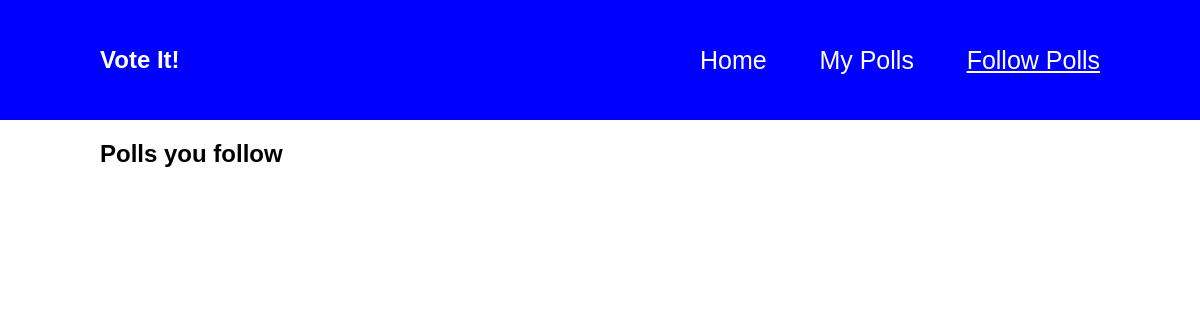
Page /followpolls (signed in) on the earlier database version.
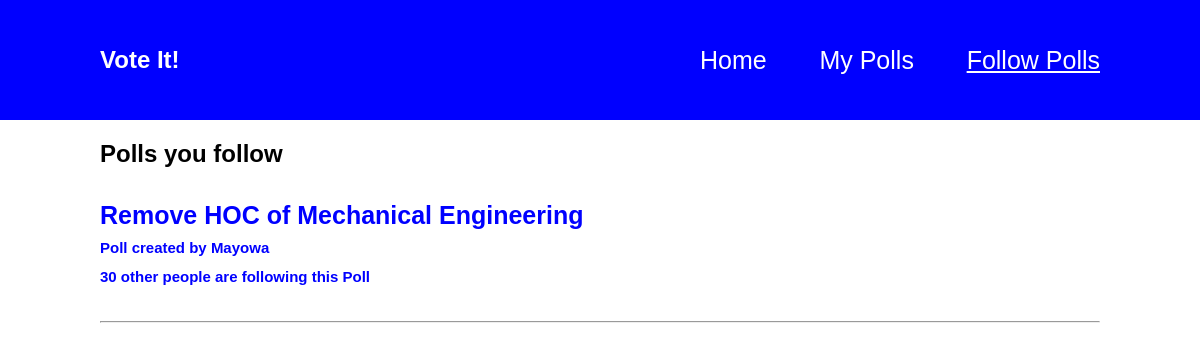
Same page on the later database version.
### Poll/models.py (models this page shows, shortened)
class Voter(models.Model):
    poll = models.ForeignKey(Poll, on_delete=models.CASCADE)
    user = models.ForeignKey(User, on_delete=models.CASCADE)

class Poll(models.Model):
    unique_id = models.CharField(max_length=100)
    admin = models.ForeignKey(User, on_delete=models.CASCADE)
    title = models.CharField(max_length=100, default="")
    time_start = models.DateTimeField()
    time_end = models.DateTimeField()
    description = models.TextField()

### App/views.py (the view)
# urls.py: path("followpolls", followpolls, name = "followpolls"),
def followpolls(request):
    user = User.objects.get(username=request.user.username)
    follow_polls = Voter.objects.filter(user = user).order_by("poll")
    context = {
        "followpolls": follow_polls
    }
    return render(request, "followpolls.html", context)

### templates/followpolls.html (shortened to what this page needs)
{% load static %}
<!DOCTYPE html>
<html lang="en">
<head>
    <link rel="stylesheet" href="{% static 'style.css' %}">
</head>
<body>
    <section id="header">
        <header>
            <h1><a href="/">Vote It!</a></h1>
            <nav>
                <ul>
                    <li><a href="/new">Home</a></li>
                    <li><a href="/mypolls">My Polls</a></li>
                    <li><a href="/followpolls"  class="current">Follow Polls</a></li>
                </ul>
            </nav>
        </header>
    </section>
    <section id="container">
        <h1>Polls you follow</h1>
        <section id="polls">
            {% for followpoll in followpolls %}
            <section>
                <a href="/poll/{{ followpoll.poll.unique_id }}">
                    <h1>{{ followpoll.poll.title }}
                        <br><span>Poll created by <span style="text-transform: capitalize;">{{ followpoll.poll.admin }}</span></span><br>
                        <span>30 other people are following this Poll</span>
                    </h1>
                </a>
            </section>
            <hr>
            {% endfor %}
        </section>
    </section>
</body>
</html>

### static/style.css (style rules this page uses)
* { font-family: 'Lucida Sans', 'Lucida Sans Regular', 'Lucida Grande', 'Lucida Sans Unicode', Geneva, Verdana, sans-serif; }
a { text-decoration: none; color: white; }
body { margin: 0; padding:0; }
#header { position: sticky; }
#header header { display: flex; justify-content: space-between; padding: 0 100px; background-color: #00f; align-items: center; height: 120px; }
#header header h1 a { text-decoration: none; font-family: cursive, 'Lucida Sans', 'Lucida Sans Regular', 'Lucida Grande', 'Lucida Sans Unicode', Geneva, Verdana, sans-serif; }
#header header a.current { text-decoration: underline; }
#header header nav ul { display: flex; justify-content:space-between; list-style: none; width: 400px; font-size: 25px; }

### templates/followpolls.html (style rules this page uses)
#container { margin-left: 100px; margin-right: 100px; }
#container a h1, span { color: blue; font-size: 25px; }
span { font-size: 15px; }

Differences in the rows shown:
added Voter: poll "Remove HOC of Mechanical Engineering", poll.admin "Mayowa"
